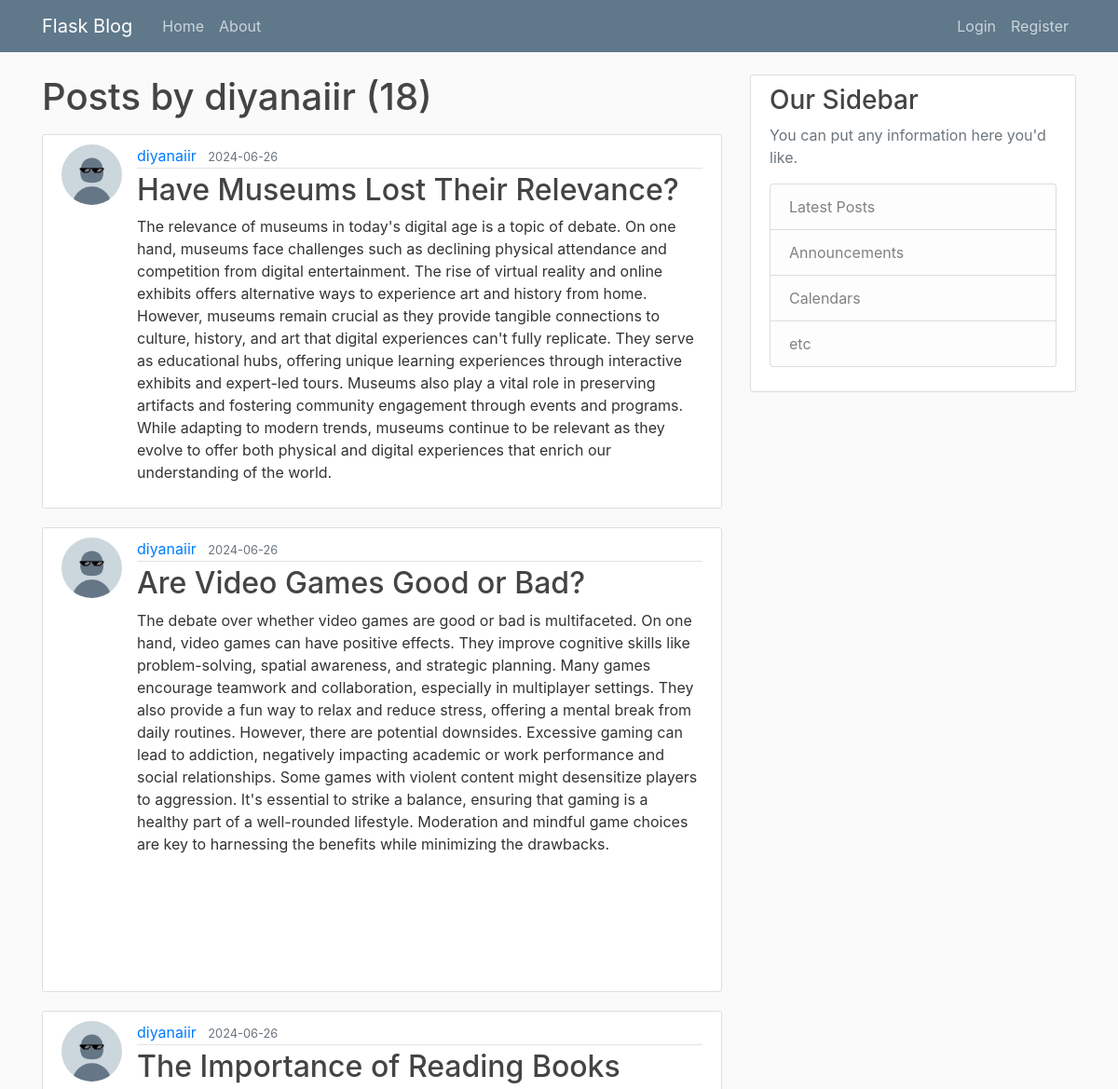
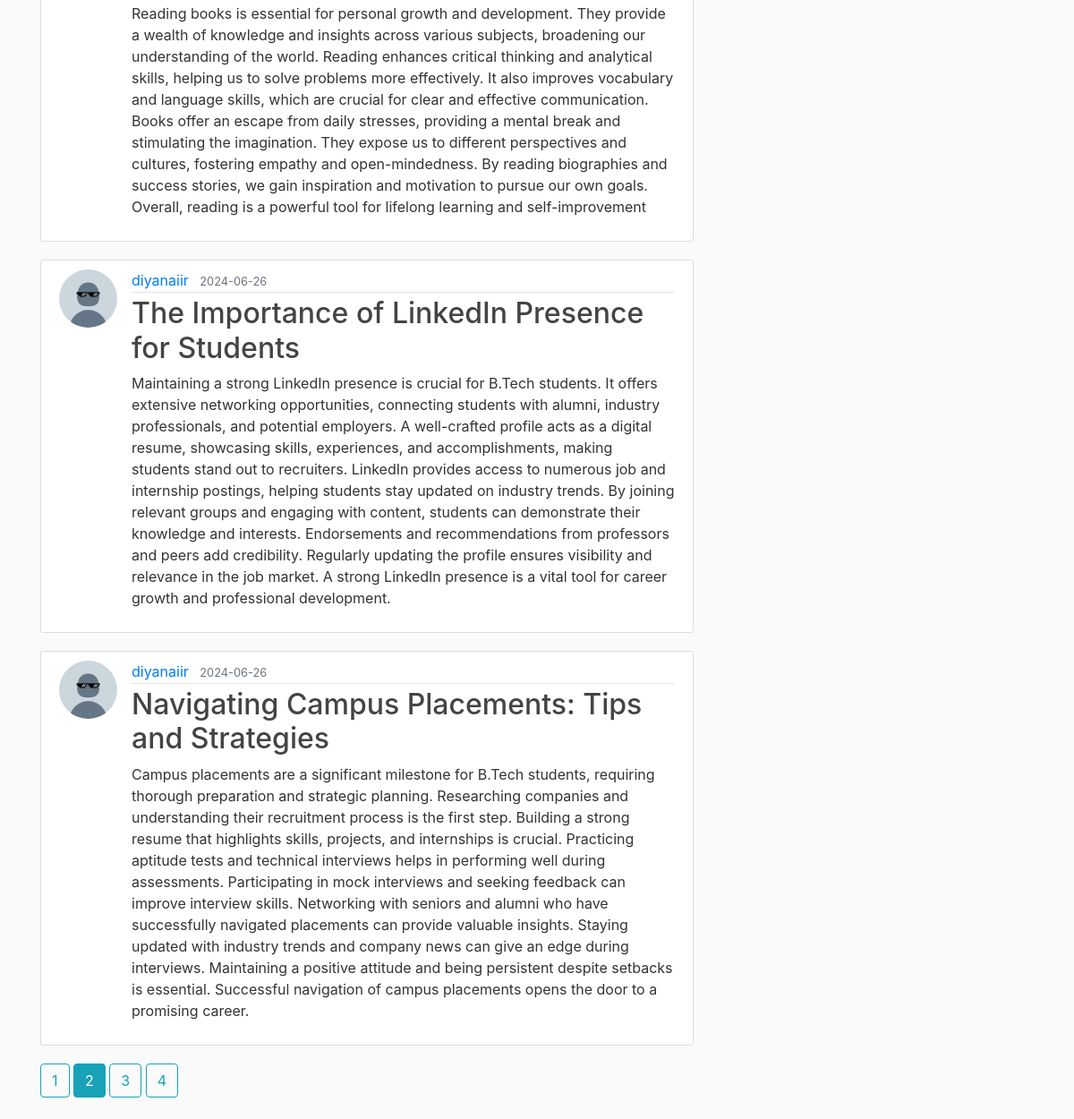
Screenshot of /user/diyanaiir?page=2 with the database file from the repository (2 pictures, top to bottom).
### flaskblog/models.py (models this page shows, shortened)
class User(db.Model, UserMixin):
    id = db.Column(db.Integer, primary_key=True)
    username = db.Column(db.String(20), unique=True,nullable=False)
    email = db.Column(db.String(120), unique=True,nullable=False)
    image_file = db.Column(db.String(20),nullable=False, default = 'default.jpg') #we will later hash the images files
    password= db.Column(db.String(60), nullable=False)
    posts=db.relationship('Post',backref='author', lazy=True) #posts attribute has a relationship to the Post model, backref helps to provide the user who wrote the post, 'lazy' sql alchemy loads the data in one go

class Post(db.Model):
    id =db.Column(db.Integer, primary_key=True)
    title =db.Column(db.String(100), nullable=False)
    date_posted = db.Column(db.DateTime,nullable=False,default=lambda: datetime.now(pytz.utc))
    content =db.Column(db.Text,nullable=False)
    user_id = db.Column(db.Integer,db.ForeignKey('user.id'),nullable=False)

### flaskblog/users/routes.py (the view)
@users.route("/user/<string:username>") #dynamic links
def user_posts(username):
    page = request.args.get('page',1,type=int) #to grab the page we want
    user= User.query.filter_by(username=username).first_or_404()
    posts=Post.query.filter_by(author=user)\
        .order_by(Post.date_posted.desc())\
        .paginate(page= page, per_page=5)
    return render_template('user_posts.html',posts=posts, user=user)

### flaskblog/templates/user_posts.html
{% extends "layouts.html" %}
{% block content %}
    <h1 class="mb-3">Posts by {{user.username}} ({{posts.total}})</h1>
{% for post in posts.items%}
<article class="media content-section">
  <img class="rounded-circle article-img" src="{{url_for('static', filename='profile_pics/'+ post.author.image_file) }}">
  <div class="media-body">
      <div class="article-metadata">
        <a class="mr-2" href="{{ url_for('users.user_posts', username=post.author.username)}}">{{ post.author.username }}</a>
        <small class="text-muted">{{ post.date_posted.strftime('%Y-%m-%d') }}</small>
      </div>
      <h2><a class="article-title" href="{{url_for('posts.post', post_id=post.id) }}">{{ post.title }}</a></h2>
      <p class="article-content">{{ post.content }}</p>
    </div>
  </article>
    {% endfor %}
  {% for page_num in posts.iter_pages(left_edge=1,right_edge=1, left_current=1, right_current=2) %}
    {% if page_num %}
      {% if posts.page==page_num %}
        <a class="btn btn-info mb-4 " href ="{{url_for('users.user_posts',username=user.username ,page=page_num)}}">{{ page_num }} </a>
      {% else %}
        <a class="btn btn-outline-info mb-4 " href ="{{url_for('users.user_posts',username=user.username, page=page_num)}}">{{ page_num }} </a>
      {% endif %}
    {% else %}
        . . .
    {% endif %}
  {% endfor %}
{% endblock content %}

### flaskblog/static/main.css (style rules this page uses)
body { background: #fafafa; color: #333333; margin-top: 5rem; }
h1, h2, h3, h4, h5, h6 { color: #444444; }
.content-section { background: #ffffff; padding: 10px 20px; border: 1px solid #dddddd; border-radius: 3px; margin-bottom: 20px; }
.article-title { color: #444444; }
.article-content { white-space: pre-line; }
.article-img { height: 65px; width: 65px; margin-right: 16px; }
.article-metadata { padding-bottom: 1px; margin-bottom: 4px; border-bottom: 1px solid #e3e3e3 }

### rows the page displays
User: username "diyanaiir"
Post: image_file (placeholder picture), author.username "diyanaiir", date_posted "2024-06-26", title "Have Museums Lost Their Relevance?", content "The relevance of museums in today's digital age is a topic of debate. On one hand, museums face challenges such as declining physical attendance and competition from digital entertainment. The rise of virtual reality and online exhibits offers alternative ways to experience art and history from home. However, museums remain crucial as they provide tangible connections to culture, history, and art that digital experiences can't fully replicate. They serve as educational hubs, offering unique learning experiences through interactive exhibits and expert-led tours. Museums also play a vital role in preserving artifacts and fostering community engagement through events and programs. While…"
Post: image_file (placeholder picture), author.username "diyanaiir", date_posted "2024-06-26", title "Are Video Games Good or Bad?", content "The debate over whether video games are good or bad is multifaceted. On one hand, video games can have positive effects. They improve cognitive skills like problem-solving, spatial awareness, and strategic planning. Many games encourage teamwork and collaboration, especially in multiplayer settings. They also provide a fun way to relax and reduce stress, offering a mental break from daily routines. However, there are potential downsides. Excessive gaming can lead to addiction, negatively impacting academic or work performance and social relationships. Some games with violent content might desensitize players to aggression. It's essential to strike a balance, ensuring that gaming is a…"
Post: image_file (placeholder picture), author.username "diyanaiir", date_posted "2024-06-26", title "The Importance of Reading Books", content "Reading books is essential for personal growth and development. They provide a wealth of knowledge and insights across various subjects, broadening our understanding of the world. Reading enhances critical thinking and analytical skills, helping us to solve problems more effectively. It also improves vocabulary and language skills, which are crucial for clear and effective communication. Books offer an escape from daily stresses, providing a mental break and stimulating the imagination. They expose us to different perspectives and cultures, fostering empathy and open-mindedness. By reading biographies and success stories, we gain inspiration and motivation to pursue our own goals. Overall,…"
Post: image_file (placeholder picture), author.username "diyanaiir", date_posted "2024-06-26", title "The Importance of LinkedIn Presence for Students", content "Maintaining a strong LinkedIn presence is crucial for B.Tech students. It offers extensive networking opportunities, connecting students with alumni, industry professionals, and potential employers. A well-crafted profile acts as a digital resume, showcasing skills, experiences, and accomplishments, making students stand out to recruiters. LinkedIn provides access to numerous job and internship postings, helping students stay updated on industry trends. By joining relevant groups and engaging with content, students can demonstrate their knowledge and interests. Endorsements and recommendations from professors and peers add credibility. Regularly updating the profile ensures visibility and…"
Post: image_file (placeholder picture), author.username "diyanaiir", date_posted "2024-06-26", title "Navigating Campus Placements: Tips and Strategies", content "Campus placements are a significant milestone for B.Tech students, requiring thorough preparation and strategic planning. Researching companies and understanding their recruitment process is the first step. Building a strong resume that highlights skills, projects, and internships is crucial. Practicing aptitude tests and technical interviews helps in performing well during assessments. Participating in mock interviews and seeking feedback can improve interview skills. Networking with seniors and alumni who have successfully navigated placements can provide valuable insights. Staying updated with industry trends and company news can give an edge during interviews. Maintaining a positive…"

### other values shown
{{ posts.total }} "18"
{{ page_num }} "1" "3" "4"
{{ page_num }} "2"
